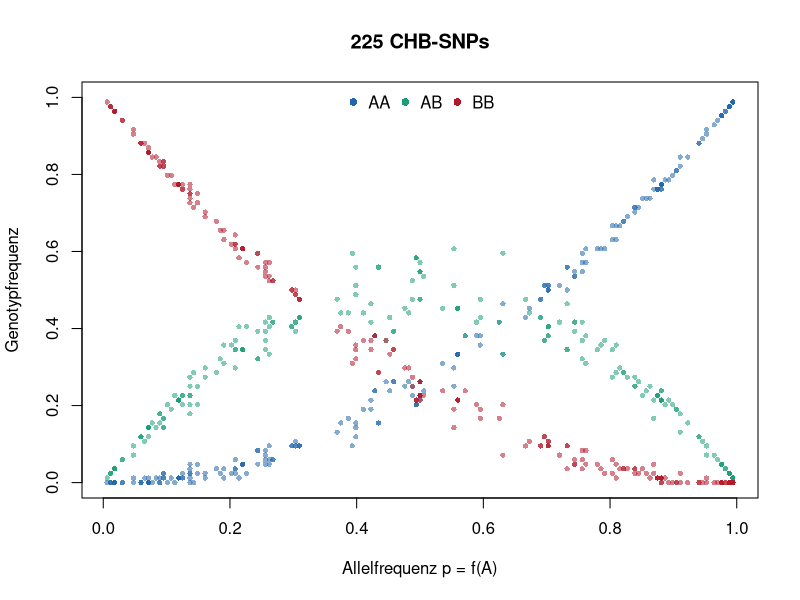
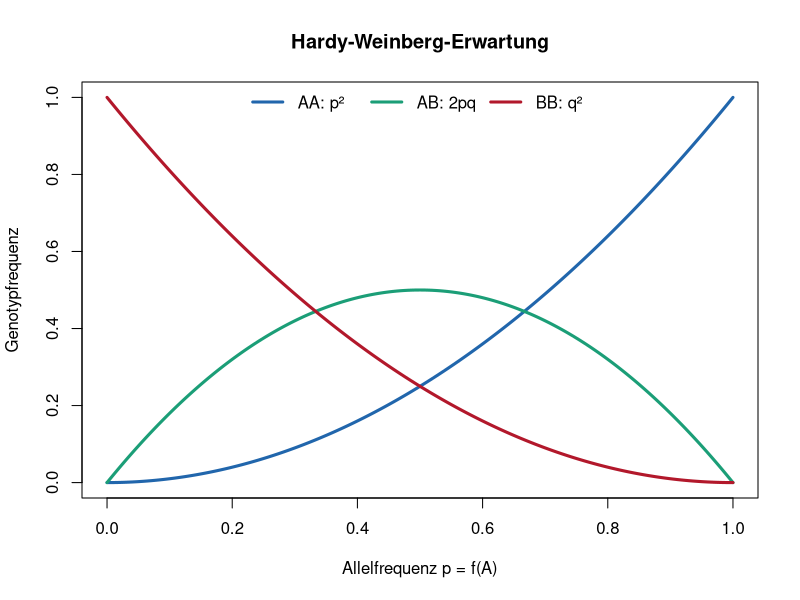
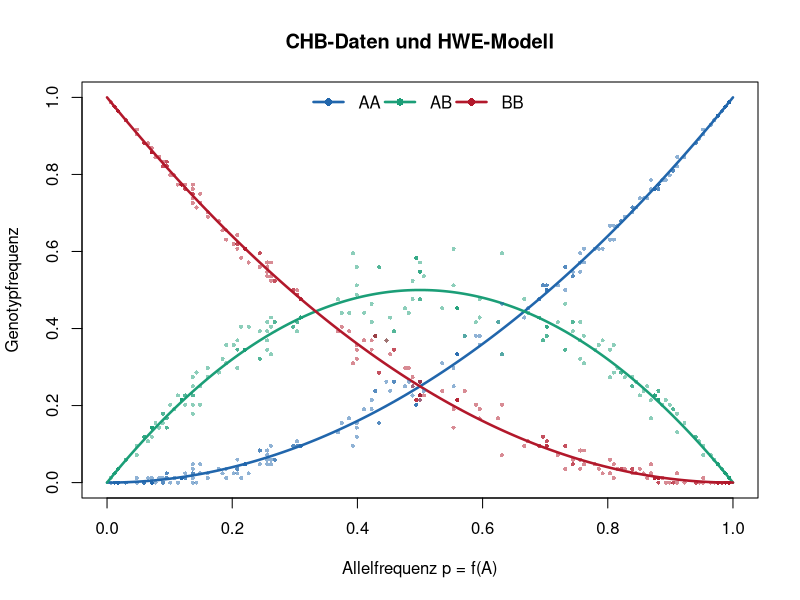
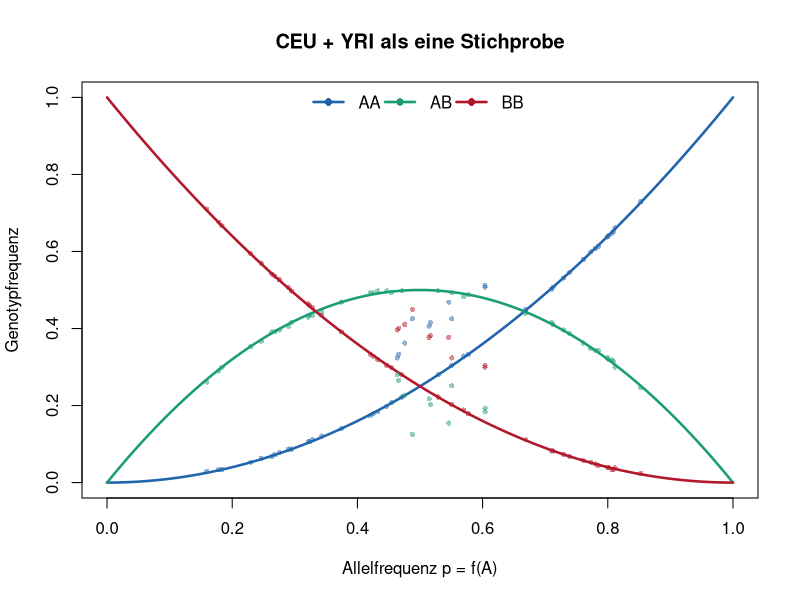
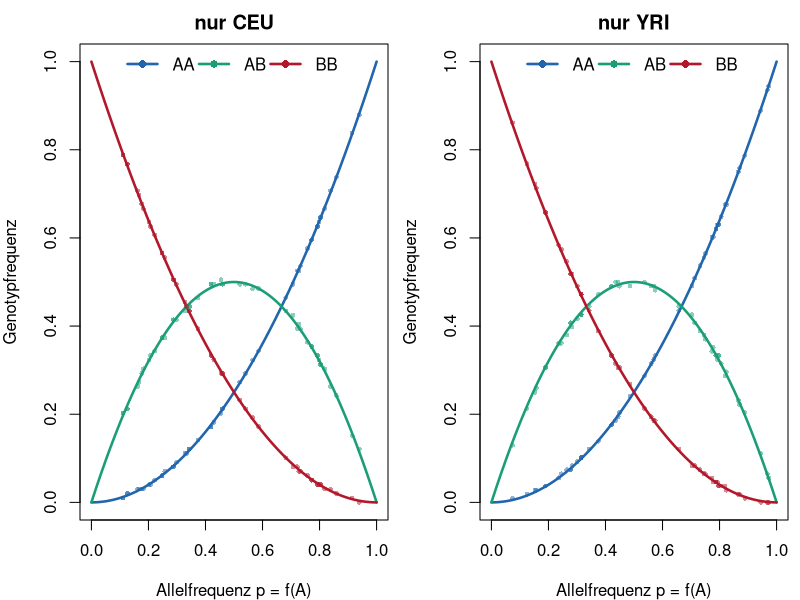
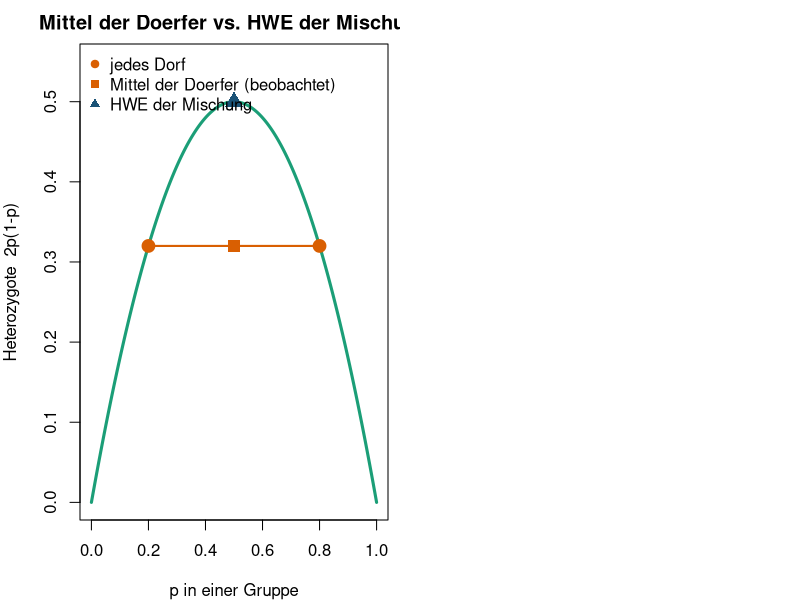

Here is the R script that generated these plots, in order:
## ---- chunk 1
#| include: false
freqs <- function(AA, AB, BB) {
  n <- AA + AB + BB
  p <- (2 * AA + AB) / (2 * n)
  data.frame(n = n, p = p, f_AA = AA / n, f_AB = AB / n, f_BB = BB / n)
}

plot_hwe <- function(dat, main, cex = 0.7) {
  pgrid <- seq(0, 1, length.out = 301)
  cols <- c(AA = "#2166ac", AB = "#1b9e77", BB = "#b2182b")
  plot(pgrid, pgrid^2, type = "l", lwd = 2.5, col = cols[1],
       ylim = c(0, 1), xlab = "Allelfrequenz p = f(A)",
       ylab = "Genotypfrequenz", main = main)
  lines(pgrid, 2 * pgrid * (1 - pgrid), lwd = 2.5, col = cols[2])
  lines(pgrid, (1 - pgrid)^2, lwd = 2.5, col = cols[3])
  points(dat$p, dat$f_AA, pch = 16, cex = cex, col = adjustcolor(cols[1], 0.5))
  points(dat$p, dat$f_AB, pch = 16, cex = cex, col = adjustcolor(cols[2], 0.5))
  points(dat$p, dat$f_BB, pch = 16, cex = cex, col = adjustcolor(cols[3], 0.5))
  legend("top", c("AA", "AB", "BB"), col = cols, pch = 16, lwd = 2.5,
         bty = "n", ncol = 3)
}

hapmap <- read.csv("data/hapmap_chb_chr1.csv")
hapmap <- cbind(hapmap, freqs(hapmap$AA, hapmap$AB, hapmap$BB))

famous <- read.csv("data/famous_snps.csv")
panel <- read.csv("data/panel_ceu_yri.csv")
ceu_p <- panel[panel$pop == "CEU", ]
yri_p <- panel[panel$pop == "YRI", ]
stopifnot(identical(ceu_p$snp, yri_p$snp))
pooled <- cbind(
  data.frame(
    AA = ceu_p$AA + yri_p$AA,
    AB = ceu_p$AB + yri_p$AB,
    BB = ceu_p$BB + yri_p$BB
  ),
  freqs(ceu_p$AA + yri_p$AA, ceu_p$AB + yri_p$AB, ceu_p$BB + yri_p$BB)
)
ceu_f <- cbind(ceu_p, freqs(ceu_p$AA, ceu_p$AB, ceu_p$BB))
yri_f <- cbind(yri_p, freqs(yri_p$AA, yri_p$AB, yri_p$BB))

pgrid <- seq(0, 1, length.out = 301)
cols <- c(AA = "#2166ac", AB = "#1b9e77", BB = "#b2182b")

duffy <- famous[famous$snp == "rs2814778", ]
d_ceu <- duffy[duffy$pop == "CEU", ]
d_yri <- duffy[duffy$pop == "YRI", ]
pC <- function(row) (2 * row$BB + row$AB) / (2 * (row$AA + row$AB + row$BB))
## ---- chunk 2
#| fig-height: 3.7
#| fig-width: 7.6
#| out-width: 62%
plot(hapmap$p, hapmap$f_AA, pch = 16, cex = 0.7, col = adjustcolor(cols[1], 0.55),
     ylim = c(0, 1), xlab = "Allelfrequenz p = f(A)",
     ylab = "Genotypfrequenz", main = "225 CHB-SNPs")
points(hapmap$p, hapmap$f_AB, pch = 16, cex = 0.7, col = adjustcolor(cols[2], 0.55))
points(hapmap$p, hapmap$f_BB, pch = 16, cex = 0.7, col = adjustcolor(cols[3], 0.55))
legend("top", c("AA", "AB", "BB"), col = cols, pch = 16, bty = "n", ncol = 3)
## ---- chunk 3
#| fig-height: 3.2
#| fig-width: 7.2
#| out-width: 52%
plot(pgrid, pgrid^2, type = "l", lwd = 3, col = cols[1],
     ylim = c(0, 1), xlab = "Allelfrequenz p = f(A)",
     ylab = "Genotypfrequenz", main = "Hardy-Weinberg-Erwartung")
lines(pgrid, 2 * pgrid * (1 - pgrid), lwd = 3, col = cols[2])
lines(pgrid, (1 - pgrid)^2, lwd = 3, col = cols[3])
legend("top", c("AA: p²", "AB: 2pq", "BB: q²"),
       col = cols, lwd = 3, bty = "n", ncol = 3)
## ---- chunk 4
#| fig-height: 3.6
#| fig-width: 7.6
#| out-width: 60%
plot_hwe(hapmap, "CHB-Daten und HWE-Modell", cex = 0.55)
## ---- chunk 5
#| fig-height: 3.6
#| fig-width: 7.6
#| out-width: 60%
plot_hwe(pooled, "CEU + YRI als eine Stichprobe")
## ---- chunk 6
#| fig-height: 3.4
#| fig-width: 8.4
#| out-width: 78%
par(mfrow = c(1, 2), mar = c(4, 4, 2.2, 0.6))
plot_hwe(ceu_f, "nur CEU", cex = 0.65)
plot_hwe(yri_f, "nur YRI", cex = 0.65)
## ---- chunk 7
#| fig-height: 3.5
#| fig-width: 7.4
#| out-width: 62%
p <- seq(0, 1, length.out = 300)
het <- 2 * p * (1 - p)
plot(p, het, type = "l", lwd = 3, col = "#1b9e77",
     xlab = "p in einer Gruppe", ylab = "Heterozygote  2p(1-p)",
     main = "Mittel der Doerfer vs. HWE der Mischung",
     ylim = c(0, 0.55))
points(c(0.2, 0.8), c(0.32, 0.32), pch = 19, cex = 1.7, col = "#d95f02")
segments(0.2, 0.32, 0.8, 0.32, lwd = 2, col = "#d95f02")
points(0.5, 0.32, pch = 15, cex = 1.6, col = "#d95f02")
points(0.5, 0.50, pch = 17, cex = 1.8, col = "#1a5276")
legend("topleft",
       c("jedes Dorf", "Mittel der Doerfer (beobachtet)", "HWE der Mischung"),
       col = c("#d95f02", "#d95f02", "#1a5276"),
       pch = c(19, 15, 17), bty = "n")
